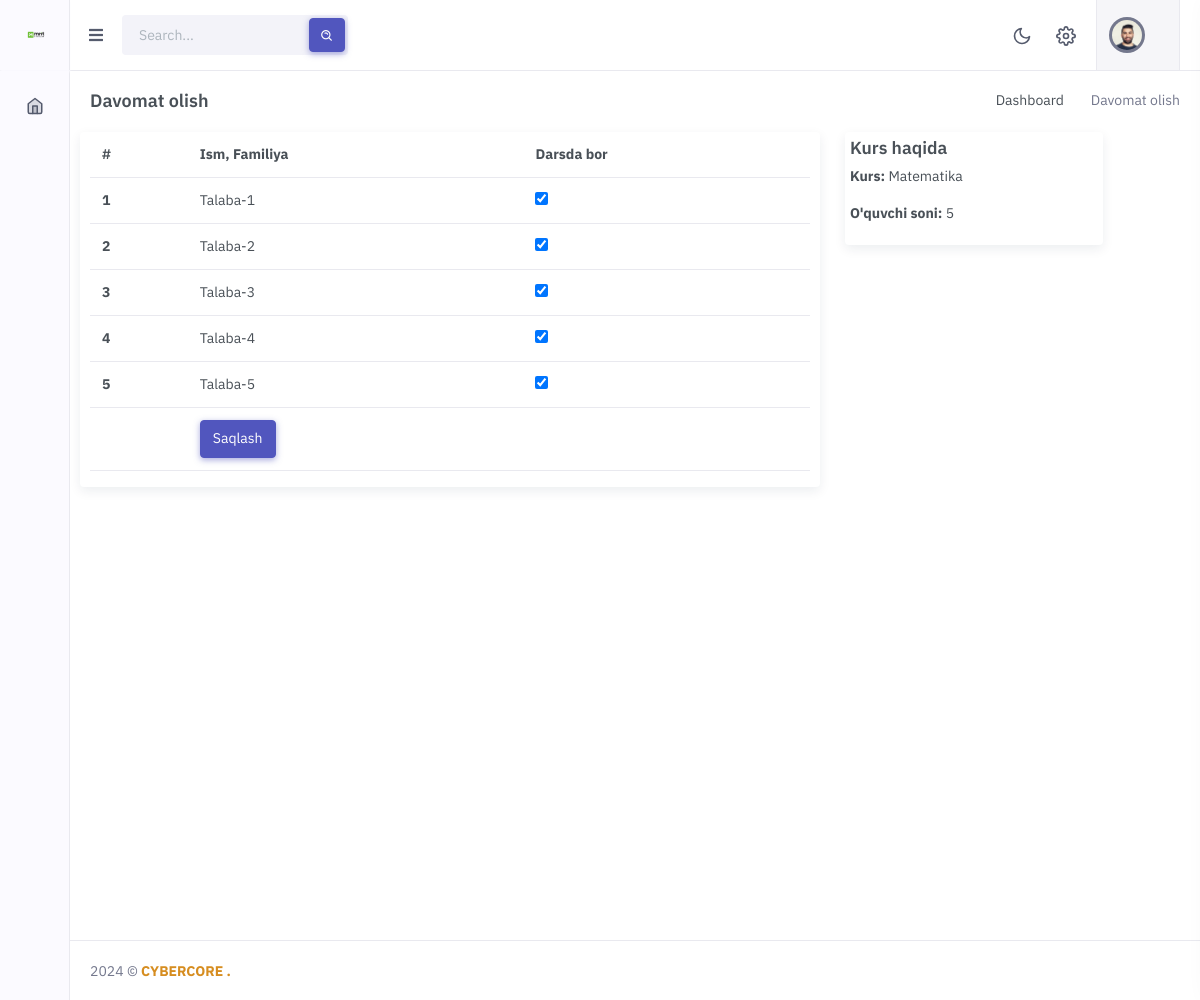
/attendance/4, run on the app's committed database.
### course/models.py (models this page shows, shortened)
class Student(models.Model):
      full_name = models.CharField(max_length=200)
      phone_number = models.CharField(max_length=120)
      wallet = models.IntegerField(default=0)
      token_id = models.CharField(default=str(random.randint(10000000, 99999999)), max_length=150)
      image = models.ImageField(upload_to='students/', blank=True, null=True)

class AttendanceGroup(models.Model):
      course = models.ForeignKey(Course, on_delete=models.CASCADE)
      time = models.CharField(max_length = 150 , choices=times)
      date = models.DateField()
      teacher = models.ForeignKey(User, on_delete = models.CASCADE)
      status = models.CharField(max_length=150)

class Course(models.Model):
      name  = models.CharField(max_length=120)
      teacher = models.ForeignKey(User, on_delete = models.CASCADE)
      title = models.TextField(null=True, blank=True)
      price = models.PositiveBigIntegerField()
      students = models.ManyToManyField(Student)
      time = models.CharField(max_length = 150 , choices=times)
      days = models.CharField(max_length = 150 , choices=days)
      room =  models.PositiveBigIntegerField()
      start_date = models.DateField(default=date.today())
      end_date = models.DateField(null=True, blank=True)
      is_ended = models.BooleanField(default=False)

### main/views.py (the view, shortened to what this page needs)
# urls.py: path('attendance/<int:id>', attendance, name='attendance'),
def attendance(request, id):
      attendancegroup = AttendanceGroup.objects.get(id=id)
      students = attendancegroup.course.students.all()
      context = {
            'students':students,
            "attendancegroup":attendancegroup,
            'courses': get_courses(request)
      }
      return render(request, 'attendance.html', context)

### main/views.py (called while the page is built)
def get_courses(request):
      if request.user.is_authenticated:
            teacher = request.user
            courses = Course.objects.filter(teacher=teacher)
            return courses
      else:
            pass

### templates/attendance.html (shortened to what this page needs)
{% extends "base.html" %}
{% block content %}
<div class="row">
      <div class="col-12">
          <div class="page-title-box d-sm-flex align-items-center justify-content-between">
              <h4 class="mb-sm-0 font-size-18">Davomat olish</h4>
              <div class="page-title-right">
                  <ol class="breadcrumb m-0">
                      <li class="breadcrumb-item"><a href="{% url 'teacher-dashboard' %}">Dashboard</a></li>
                      <li class="breadcrumb-item active">Davomat olish</li>
                  </ol>
              </div>
          </div>
      </div>
    </div>
<div class="row">
      <div class=" card shadow col-8">
<table class="table">
      <thead>
        <tr>
          <th scope="col">#</th>
          <th scope="col">Ism, Familiya</th>
          <th scope="col">Darsda bor</th>
        </tr>
      </thead>
      <form  method="post">{% csrf_token %}
      <tbody>
            {% for i in students %}
        <tr>
          <th scope="row">{{ forloop.counter }}</th>
            <td>{{i.full_name}}</td>
            <td><input type="checkbox" checked name="{{i.id}}"></td>
        </tr>
        {% endfor %}
        <tr>
            <td></td>
            <td><button class="btn btn-primary" type="submit"> Saqlash </button></td>
            <td></td>
        </tr>
      </tbody>
      </form>
</table>
</div>
<div style="margin-left: 15px;" class="   col-3">
      <div style="padding: 5px;" class="card shadow ">
      <h5>Kurs haqida</h5>
      <p><strong>Kurs:</strong> {{attendancegroup.course.name}} </p>
      <p><strong>O'quvchi soni:</strong> {{students.count}} </p>
</div>
</div>
</div>
{% endblock content %}

### templates/attendance.html (style rules this page uses)
.card { border:none; }

### data on the page
Student: full_name "Talaba-1"
Student: full_name "Talaba-2"
Student: full_name "Talaba-3"
Student: full_name "Talaba-4"
Student: full_name "Talaba-5"
AttendanceGroup: course.name "Matematika"

### other printed values
{{ students.count }} "5"
